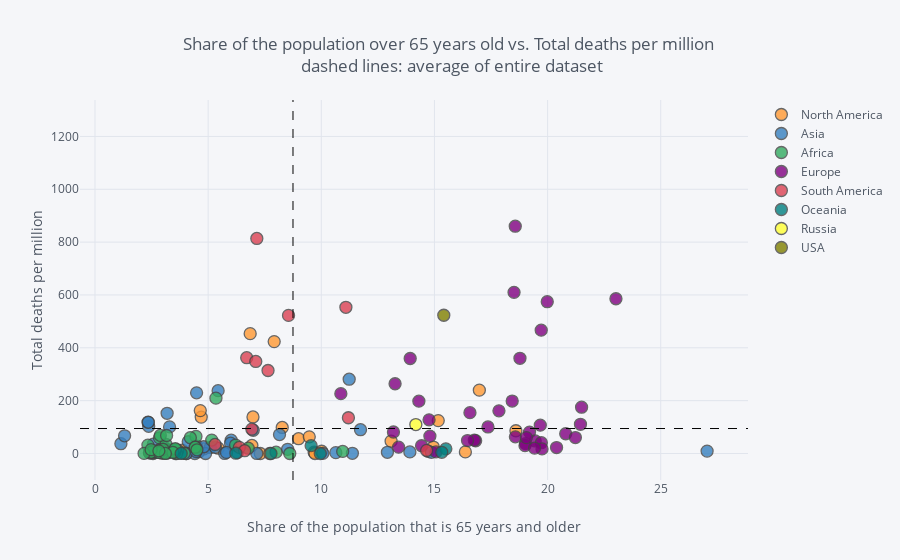

The cell this chart's notebook holds for it:
### Markdown cell above
# Plotting survey correlations: high covid deaths level for countries with high share of old population.

### Code cell
with warnings.catch_warnings(): # to catch warning about np.module in Python 3.8.2.
    warnings.filterwarnings("ignore",category=FutureWarning)
    survey.iplot(
        x='aged_65_older',
        y='total_deaths_per_million',
        categories='continent',
        text="location",
        vline= {"x":survey["aged_65_older"].mean(),
                "color":"#000000",
                "dash": "dash"
               },
        hline={"y":survey["total_deaths_per_million"].mean(),
               "color":"#000000",
               "dash": "dash"
              },
        xTitle='Share of the population that is 65 years and older',
        yTitle='Total deaths per million',
        title='Share of the population over 65 years old vs. Total deaths per million <br> dashed lines: average of entire dataset'
    )
print("Recommendation: choose option to 'show closest data point on hover' in top right corner")

### Figure 1 — Plotly figure (JSON) as saved in the notebook; plotly's stock layout.template omitted (floating-point values rounded to 4 significant figures)
{"data": [{"marker": {"color": "rgba(255, 153, 51, 1.0)", "line": {"width": 1.3}, "opacity": 0.8, "size": 12, "symbol": "circle"}, "mode": "markers", "name": "North America", "text": ["Aruba", "Anguilla", "Antigua and Barbuda", "Bonaire Sint Eustatius and Saba", "Bahamas", "Belize", "Bermuda", "Barbados", "Canada", "Costa Rica", "Cuba", "Curacao", "Cayman Islands", "Dominica", "Dominican Republic", "Grenada", "Greenland", "Guatemala", "Honduras", "Haiti", "Jamaica", "Saint Kitts and Nevis", "Saint Lucia", "Mexico", "Montserrat", "Nicaragua", "Panama", "Puerto Rico", "El Salvador", "Sint Maarten (Dutch part)", "Turks and Caicos Islands", "Trinidad and Tobago", "Saint Vincent and the Grenadines", "British Virgin Islands", "United States Virgin Islands"], "textfont": {"color": "#4D5663"}, "type": "scatter", "x": [13.09, null, 6.933, null, 8.996, 3.853, null, 14.95, 16.98, 9.468, 14.74, 16.37, null, null, 6.981, 7.304, null, 4.694, 4.652, 4.8, 9.684, null, 9.721, 6.857, null, 5.445, 7.918, 15.17, 8.273, null, null, 10.01, 7.724, null, 18.6], "y": [46.83, 0, 30.64, 0, 55.94, 12.57, 144.5, 24.36, 239.8, 63.01, 7.769, 6.094, 15.22, 0, 138.4, 0, 0, 137.7, 162.3, 17.19, 4.728, 0, 0, 453.6, 200.0, 20.08, 423.4, 124.4, 98.67, 396.4, 51.66, 8.575, 0, 33.07, 86.19]}, {"marker": {"color": "rgba(55, 128, 191, 1.0)", "line": {"width": 1.3}, "opacity": 0.8, "size": 12, "symbol": "circle"}, "mode": "markers", "name": "Asia", "text": ["Afghanistan", "United Arab Emirates", "Armenia", "Azerbaijan", "Bangladesh", "Bahrain", "Brunei", "Bhutan", "China", "Georgia", "Indonesia", "India", "Iran", "Iraq", "Israel", "Jordan", "Japan", "Kazakhstan", "Kyrgyzstan", "Cambodia", "South Korea", "Kuwait", "Laos", "Lebanon", "Sri Lanka", "Maldives", "Myanmar", "Mongolia", "Malaysia", "Nepal", "Oman", "Pakistan", "Philippines", "Palestine", "Qatar", "Saudi Arabia", "Singapore", "Syria", "Thailand", "Tajikistan", "Timor", "Turkey", "Taiwan", "Uzbekistan", "Vietnam", "Yemen"], "textfont": {"color": "#4D5663"}, "type": "scatter", "x": [2.581, 1.144, 11.23, 6.018, 5.098, 2.372, 4.591, 4.885, 10.64, 14.86, 5.319, 5.989, 5.44, 3.186, 11.73, 3.81, 27.05, 6.991, 4.489, 4.412, 13.91, 2.345, 4.029, 8.514, 10.07, 4.12, 5.732, 4.031, 6.293, 5.809, 2.355, 4.495, 4.803, 3.043, 1.307, 3.295, 12.92, null, 11.37, 3.466, 3.556, 8.153, null, 4.469, 7.15, 2.922], "y": [35.53, 37.11, 281.1, 50.3, 22.96, 102.8, 6.857, 0, 3.27, 4.262, 23.2, 39.03, 237.8, 152.2, 90, 1.078, 9.045, 87.98, 229.6, 0, 5.988, 118.7, 0, 15.97, 0.514, 44.4, 0.11, 0, 3.862, 4.119, 118.1, 28.11, 25.51, 24.89, 66.99, 100.7, 4.615, 4.457, 0.831, 6.815, 0, 71.6, 0.294, 7.47, 0.257, 18.07]}, {"marker": {"color": "rgba(50, 171, 96, 1.0)", "line": {"width": 1.3}, "opacity": 0.8, "size": 12, "symbol": "circle"}, "mode": "markers", "name": "Africa", "text": ["Angola", "Burundi", "Benin", "Burkina Faso", "Botswana", "Central African Republic", "Cote d'Ivoire", "Cameroon", "Democratic Republic of Congo", "Congo", "Comoros", "Cape Verde", "Djibouti", "Algeria", "Egypt", "Eritrea", "Western Sahara", "Ethiopia", "Gabon", "Ghana", "Guinea", "Gambia", "Guinea-Bissau", "Equatorial Guinea", "Kenya", "Liberia", "Libya", "Lesotho", "Morocco", "Madagascar", "Mali", "Mozambique", "Mauritania", "Mauritius", "Malawi", "Namibia", "Niger", "Nigeria", "Rwanda", "Sudan", "Senegal", "Sierra Leone", "Somalia", "South Sudan", "Sao Tome and Principe", "Swaziland", "Seychelles", "Chad", "Togo", "Tunisia", "Tanzania", "Uganda", "South Africa", "Zambia", "Zimbabwe"], "textfont": {"color": "#4D5663"}, "type": "scatter", "x": [2.405, 2.562, 3.244, 2.409, 3.941, 3.655, 2.933, 3.165, 3.02, 3.402, 2.963, 4.46, 4.213, 6.211, 5.159, 3.607, null, 3.526, 4.45, 3.385, 3.135, 2.339, 3.002, 2.846, 2.686, 3.057, 4.424, 4.506, 6.769, 2.929, 2.519, 3.158, 3.138, 10.95, 2.979, 3.552, 2.553, 2.751, 2.974, 3.548, 3.008, 2.538, 2.731, 3.441, 2.886, 3.163, 8.606, 2.486, 2.839, 8.001, 3.108, 2.168, 5.344, 2.48, 2.822], "y": [2.738, 0.084, 3.217, 2.631, 1.276, 12.63, 4.208, 15.29, 2.736, 13.95, 8.05, 64.75, 59.72, 31.97, 50.78, 0, 1.674, 5.219, 23.81, 8.239, 4.036, 31.86, 16.77, 59.16, 9.41, 16.21, 23.87, 14.0, 20.13, 6.248, 6.173, 0.608, 33.98, 7.863, 8.573, 15.35, 2.85, 4.778, 0.772, 18.43, 15.41, 8.65, 5.852, 4.199, 68.44, 68.09, 0, 4.627, 3.261, 5.077, 0.352, 0.328, 209.5, 14.63, 10.09]}, {"marker": {"color": "rgba(128, 0, 128, 1.0)", "line": {"width": 1.3}, "opacity": 0.8, "size": 12, "symbol": "circle"}, "mode": "markers", "name": "Europe", "text": ["Albania", "Andorra", "Austria", "Belgium", "Bulgaria", "Bosnia and Herzegovina", "Belarus", "Switzerland", "Cyprus", "Czech Republic", "Germany", "Denmark", "Estonia", "Finland", "France", "Faeroe Islands", "United Kingdom", "Guernsey", "Gibraltar", "Greece", "Croatia", "Hungary", "Isle of Man", "Ireland", "Iceland", "Italy", "Jersey", "Liechtenstein", "Lithuania", "Luxembourg", "Latvia", "Monaco", "Moldova", "Macedonia", "Malta", "Montenegro", "Netherlands", "Norway", "Poland", "Portugal", "Romania", "San Marino", "Serbia", "Slovakia", "Slovenia", "Sweden", "Ukraine", "Vatican", "Kosovo"], "textfont": {"color": "#4D5663"}, "type": "scatter", "x": [13.19, null, 19.2, 18.57, 20.8, 16.57, 14.8, 18.44, 13.42, 19.03, 21.45, 19.68, 19.45, 21.23, 19.72, null, 18.52, null, null, 20.4, 19.72, 18.58, null, 13.93, 14.43, 23.02, null, null, 19.0, 14.31, 19.75, null, 10.86, 13.26, 19.43, 14.76, 18.78, 16.82, 16.76, 21.5, 17.85, null, 17.37, 15.07, 19.06, 19.98, 16.46, null, null], "y": [81.31, 686.0, 80.94, 860.2, 74.69, 154.5, 65.83, 198.5, 23.98, 37.73, 110.4, 107.2, 47.49, 60.28, 466.8, 0, 609.8, 193.9, 0, 22.55, 40.92, 63.04, 282.2, 359.5, 29.3, 585.7, 316.6, 26.22, 29.75, 198.1, 17.5, 101.9, 226.6, 264.0, 20.38, 127.4, 360.2, 48.33, 50.55, 175.2, 161.5, 1238.0, 100.5, 6.044, 60.13, 574.5, 49.02, 0, 201.8]}, {"marker": {"color": "rgba(219, 64, 82, 1.0)", "line": {"width": 1.3}, "opacity": 0.8, "size": 12, "symbol": "circle"}, "mode": "markers", "name": "South America", "text": ["Argentina", "Bolivia", "Brazil", "Chile", "Colombia", "Ecuador", "Falkland Islands", "Guyana", "Peru", "Paraguay", "Suriname", "Uruguay", "Venezuela"], "textfont": {"color": "#4D5663"}, "type": "scatter", "x": [11.2, 6.704, 8.552, 11.09, 7.646, 7.104, null, 5.305, 7.151, 6.378, 6.933, 14.65, 6.614], "y": [135.3, 362.6, 522.7, 553.4, 314.0, 348.4, 0, 34.33, 813.8, 23.13, 92.05, 11.52, 10.66]}, {"marker": {"color": "rgba(0, 128, 128, 1.0)", "line": {"width": 1.3}, "opacity": 0.8, "size": 12, "symbol": "circle"}, "mode": "markers", "name": "Oceania", "text": ["Australia", "Fiji", "Guam", "Northern Mariana Islands", "New Caledonia", "New Zealand", "Papua New Guinea", "French Polynesia"], "textfont": {"color": "#4D5663"}, "type": "scatter", "x": [15.5, 6.224, 9.551, null, 9.954, 15.32, 3.808, 7.775], "y": [17.65, 1.116, 29.62, 34.75, 0, 4.562, 0.335, 0]}, {"marker": {"color": "rgba(255, 255, 51, 1.0)", "line": {"width": 1.3}, "opacity": 0.8, "size": 12, "symbol": "circle"}, "mode": "markers", "name": "Russia", "text": ["Russia"], "textfont": {"color": "#4D5663"}, "type": "scatter", "x": [14.18], "y": [109.6]}, {"marker": {"color": "rgba(128, 128, 0, 1.0)", "line": {"width": 1.3}, "opacity": 0.8, "size": 12, "symbol": "circle"}, "mode": "markers", "name": "USA", "text": ["United States"], "textfont": {"color": "#4D5663"}, "type": "scatter", "x": [15.41], "y": [523.2]}, {"marker": {"color": "rgba(251, 128, 114, 1.0)", "line": {"width": 1.3}, "opacity": 0.8, "size": 12, "symbol": "circle"}, "mode": "markers", "name": "nan", "text": [], "textfont": {"color": "#4D5663"}, "type": "scatter", "x": [], "y": []}], "layout": {"legend": {"bgcolor": "#F5F6F9", "font": {"color": "#4D5663"}}, "paper_bgcolor": "#F5F6F9", "plot_bgcolor": "#F5F6F9", "shapes": [{"line": {"color": "#000000", "dash": "dash", "width": 1}, "type": "line", "x0": 0, "x1": 1, "xref": "paper", "y0": 94.56, "y1": 94.56, "yref": "y"}, {"line": {"color": "#000000", "dash": "dash", "width": 1}, "type": "line", "x0": 8.749, "x1": 8.749, "xref": "x", "y0": 0, "y1": 1, "yref": "paper"}], "title": "Share of the population over 65 years old vs. Total deaths per million <br> dashed lines: average of entire dataset", "titlefont": {"color": "#4D5663"}, "xaxis": {"gridcolor": "#E1E5ED", "showgrid": true, "tickfont": {"color": "#4D5663"}, "title": "Share of the population that is 65 years and older", "titlefont": {"color": "#4D5663"}, "zerolinecolor": "#E1E5ED"}, "yaxis": {"gridcolor": "#E1E5ED", "showgrid": true, "tickfont": {"color": "#4D5663"}, "title": "Total deaths per million", "titlefont": {"color": "#4D5663"}, "zerolinecolor": "#E1E5ED"}}}
